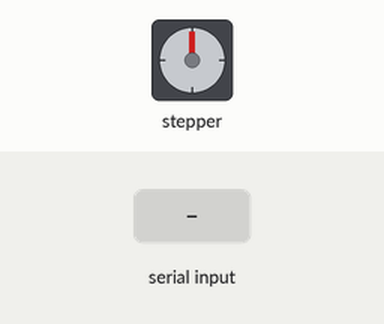
Bench run of a sketch on a simulated Arduino Uno, built with avr-gcc and run on an emulated ATmega328P. On the bench: stepper motor. Wiring (inferred from the names in the program): stepper motor (2048 steps per turn assumed): coils pin 10, pin 11, pin 12, pin 13. The test bench sets the inputs (shaded band). What the sketch prints to the serial monitor is not drawn.

Above: at 1.0 s.
1.1 s: "L" received over Serial
At 2.4 s:
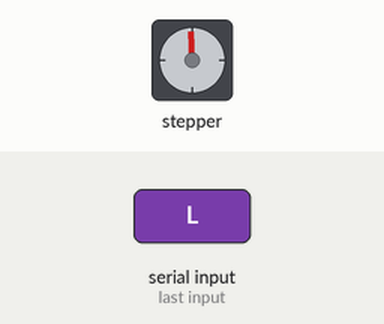
2.7 s: "R" received over Serial
At 3.7 s:
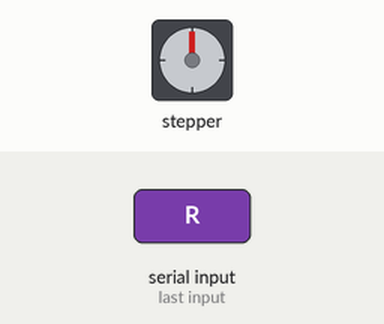
Timing chart, 0 to 5.7 s (numbered marks = the images above; inputs shaded):
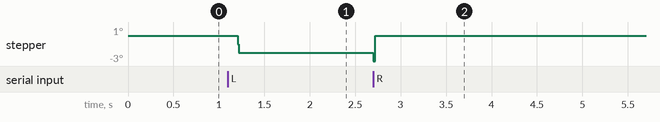

Measured:
- after the input at 1.1 s, stepper: goes -1° 0.01 s, then -2°, starting after 0.11 s
- after the input at 2.7 s, stepper: goes -3° 0.02 s, then 0°, starting at once

The sketch:

stepper.ino
```cpp
//The pin configuration between the Arduino and the board.
int a = 10;
int b = 11;
int ai = 12;
int bi = 13;

//The delay between half-steps in microseconds.
int d = 500;
//The current positionstate of the motor, in half-stepping it's from 1-8.
int state = 8;

//The placeholder to store data received from serial readings.
char val;

//A count value to control motorstaps, should be set after every motor movement action.
int lastAction = 0;

//A method ment to be called in the initialization of the program. It repeatedly sent out the current set steps per seconds until it get a response.
void establishContact() {
  while (Serial.available() <= 0) {
  Serial.println(100000/d*0.8);
  delay(300);
  }
}
//A method which stops the motor by turning all outputs low, which means the motor will have have no power to hold its current position.
void motorOff(){
  digitalWrite(a, LOW);
  digitalWrite(ai, LOW);
  digitalWrite(b, LOW);
  digitalWrite(bi, LOW);
}
/**** A set of methods which is all 8 states of half-stepping ****/
void m1(){
  digitalWrite(ai, HIGH);
  delayMicroseconds(d);
  state = 1;
}
void m2(){
  digitalWrite(bi, LOW);
  delayMicroseconds(d);
  state = 2;
}
void m3(){
  digitalWrite(b, HIGH);
  delayMicroseconds(d);
  state = 3;
}
void m4(){
  digitalWrite(ai, LOW);
  delayMicroseconds(d);
  state = 4;
}
void m5(){
  digitalWrite(a, HIGH);
  delayMicroseconds(d);
  state = 5;
}
void m6(){
  digitalWrite(b, LOW);
  delayMicroseconds(d);
  state = 6;
}
void m7(){
  digitalWrite(bi, HIGH);
  delayMicroseconds(d);
  state = 7;
}
void m8(){
  digitalWrite(a, LOW);
  delayMicroseconds(d);
  state = 8;
}
//A method which checks the current state and move to the next one.
void mNextStep(){
  switch(state){
    case 1: m2(); break;
    case 2: m3(); break;
    case 3: m4(); break;
    case 4: m5(); break;
    case 5: m6(); break;
    case 6: m7(); break;
    case 7: m8(); break;
    case 8: m1(); break;
  };
}
//A method which checks the current state and moves to the previous step, relative to mNextStep().
void mPrewStep(){
  switch(state){
    case 1: m6(); break;
    case 2: m3(); break;
    case 3: m8(); break;
    case 4: m5(); break;
    case 5: m2(); break;
    case 6: m7(); break;
    case 7: m4(); break;
    case 8: m1(); break;
  };
}
//A method which checks the current state and moves to the previous step, relative to mNextStep()
void mDoSteps(int n){
  if(n > 0){
    for(int i=0; i < n; i++){
      mNextStep();
    }
  }else if(n < 0){
    for(int i=0; i > n; i--){
      mPrewStep();
    }
  }
}
//Arduinos setup, initialize the output pins and serial port. Make sure there i contact before running the program.
void setup(){
  pinMode(a, OUTPUT);
  pinMode(b, OUTPUT);
  pinMode(ai, OUTPUT);
  pinMode(bi, OUTPUT);
  Serial.begin(9600);
  establishContact();
}

//This loop runs over and over again forever and it's in here you write your program to control the motor.
void loop() {
  if (Serial.available())           // If data is available to read.
  {
    val = Serial.read();            // Read data and store it in val

    /*** Checks the data and do the what ever the data means ***/
    if (val == 'L'){
      mDoSteps((int)(18000/d));     //Magic calculation thats ensure a continuous movement of motor.
      lastAction = 1000;
    }else if(val == 'R'){
      mDoSteps(-(int)(18000/d));    //Magic calculation thats ensure a continuous movement of motor.
      lastAction = 1000;
    }else if(val == 'U'){
      if(d > 400) d = d-10;         //First checks if the speed limit is reach, and if not change the delay aka speed.
      delay(100);                   //Look in associated processing code to undertand this delay.
      Serial.println(1000000/(d*2)); //Sent the current steps per second via serial connection
    }else if(val == 'D'){
      if(d < 1000) d = d+10;        //First checks if the speed limit is reach, and if not change the delay aka speed.
      delay(100);                   //Look in associated processing code to undertand this delay.
      Serial.println(1000000/(d*2)); //Sent the current steps per second via serial connection
    }
  }
  /***
      This will result in a delay with a motorOff() after it unless a other motor action performed before the end of the delay, the reason way you do not turn the motor off right after you doing steps,
      is that it got moment of inertia and will continue moving a uncontrolled few steps more than commanded.
      In general it is not good idea to turn off the motor, but a voltage regulator on the motor would be required due to the impedance in the motor if not turned off.
      lastAction must be set after every motor movement.
  ***/
  if(lastAction == 0){
    motorOff();
    lastAction--;
  }else if(lastAction > 0){
    lastAction--;
  }
}
```
